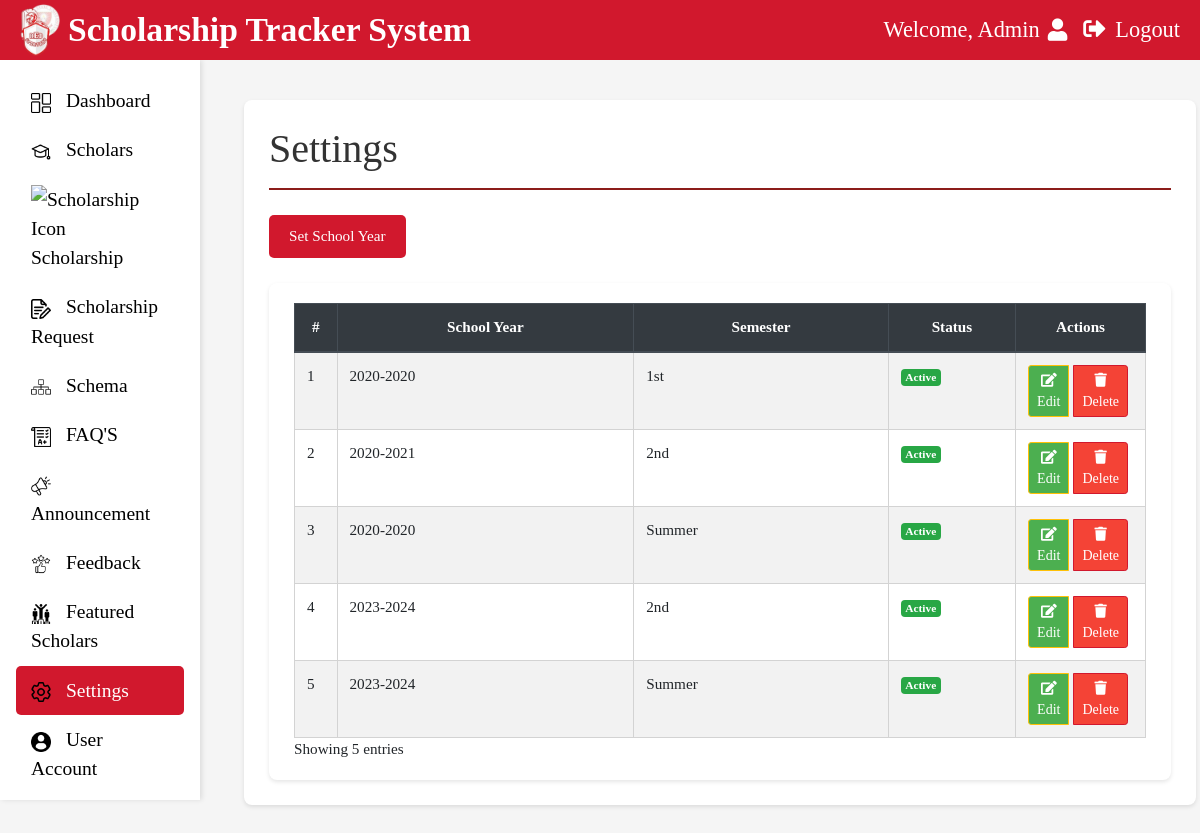
Page /Admin/settings.php on the committed database.
### tables this page shows
CREATE TABLE `settings` (
  `id` int(11) NOT NULL,
  `school_year` varchar(9) NOT NULL,
  `semester` varchar(10) NOT NULL,
  `status` enum('Active','Inactive') DEFAULT 'Active',
  `created_at` timestamp NOT NULL DEFAULT current_timestamp()
);

### connection/dbh.classes.php (called while the page is built, shortened)
<?php
class Dbh {
    private $host = "localhost";
    private $user = "root";
    private $pwd = "";
    private $dbName = "db_scholarshiptracker";
    public function connect() {
        try {
            $dsn = 'mysql:host=' . $this->host . ';dbname=' . $this->dbName;
            $pdo = new PDO($dsn, $this->user, $this->pwd);
            $pdo->setAttribute(PDO::ATTR_DEFAULT_FETCH_MODE, PDO::FETCH_ASSOC);
            $pdo->setAttribute(PDO::ATTR_ERRMODE, PDO::ERRMODE_EXCEPTION);
            return $pdo;
        } catch (PDOException $e) {
            error_log("Connection failed: " . $e->getMessage());
            throw new Exception("Database connection failed");
        }
    }
}

### classes/settings_handler.php (called while the page is built, shortened)
<?php
require_once '../connection/dbh.classes.php';
class SettingHandler extends Dbh {
    public function getAllSettings() {
        try {
            $sql = "SELECT * FROM settings WHERE status = 'Active' ORDER BY created_at DESC";
            $stmt = $this->connect()->query($sql);
            return $stmt->fetchAll(PDO::FETCH_ASSOC);
        } catch (PDOException $e) {
            throw new Exception("Database error: " . $e->getMessage());
        }
    }
}

### Admin/settings.php (the view, shortened to what this page needs)
<?php
require_once '../classes/settings_handler.php';
try {
    $settingHandler = new SettingHandler();
    $settings = $settingHandler->getAllSettings();
} catch (Exception $e) {
    error_log("Error: " . $e->getMessage());
    $_SESSION['error'] = "Error: " . $e->getMessage();
}
?>
<!DOCTYPE html>
<html lang="en">
<head>
    <link rel="stylesheet" href="https://maxcdn.bootstrapcdn.com/bootstrap/4.5.2/css/bootstrap.min.css">
    <link rel="stylesheet" href="admin_css/setting.css">
    <link rel="stylesheet" href="https://cdnjs.cloudflare.com/ajax/libs/font-awesome/5.15.1/css/all.min.css" media="print" onload="this.media='all'">
    <link href="https://cdn.jsdelivr.net/npm/sweetalert2@11/dist/sweetalert2.min.css" rel="stylesheet">
</head>
<body>
    <header id="header">
        <div class="logo">
            <img src="icons_admin/logo.png" alt="Logo" width="40">
            <span>Scholarship Tracker System</span>
        </div>
        <div class="welcome d-flex align-items-center">
            <span class="ml-4">Welcome, Admin</span>
            <i class="fas fa-user ml-2"></i>
            <a href="#" onclick="confirmLogout()" class="ml-3" style="color: white; text-decoration: none;">
                <i class="fas fa-sign-out-alt"></i>
                <span class="ml-1">Logout</span>
            </a>
        </div>
    </header>
    <div class="container-fluid">
        <div class="row">
            <nav id="sidebar" class="col-12 col-md-3 col-lg-2 sidebar bg-light p-3 collapse d-md-block">
                <ul class="nav flex-column">
                    <li class="nav-item"><a class="nav-link" href="admin-dashboard.php"><img src="icons_admin/dashboard.png" alt="Dashboard Icon"> Dashboard</a></li>
                    <li class="nav-item"><a class="nav-link" href="scholars.php"><img src="icons_admin/scholars.png" alt="Scholars Icon"> Scholars</a></li>
                    <li class="nav-item"><a class="nav-link" href="scholarship.php"><img src="icons_admin/scholarships.png" alt="Scholarship Icon"> Scholarship</a></li>
                    <li class="nav-item"><a class="nav-link" href="scholarship-request.php"><img src="icons_admin/scholarship_request.png" alt="Scholarship Request Icon"> Scholarship Request</a></li>
                    <li class="nav-item"><a class="nav-link" href="schema.php"><img src="icons_admin/view schema.png" alt="Schema Icon"> Schema</a></li>
                    <li class="nav-item"><a class="nav-link" href="FAQ'S.php"><img src="icons_admin/exam_management.png" alt="FAQ'S Icon"> FAQ'S</a></li>
                    <li class="nav-item"><a class="nav-link" href="announcement.php"><img src="icons_admin/announcement.png" alt="Announcement Icon"> Announcement</a></li>
                    <li class="nav-item"><a class="nav-link" href="feedback.php"><img src="icons_admin/feedback.png" alt="Feedback Icon"> Feedback</a></li>
                    <li class="nav-item"><a class="nav-link" href="featured-scholars.html"><img src="icons_admin/featured_scholars.png" alt="Featured Scholars Icon"> Featured Scholars</a></li>
                    <li class="nav-item"><a class="nav-link active" href="settings.php"><img src="icons_admin/setting.png" alt="Settings Icon"> Settings</a></li>
                    <li class="nav-item"><a class="nav-link" href="useraccount.php"><img src="icons_admin/useraccount.png" alt="User Account Icon"> User Account</a></li>
                    <li class="nav-item"><a class="nav-link" href="userlogs.php"><img src="icons_admin/userlogs.png" alt="User Logs Icon"> User Logs</a></li>
                </ul>
            </nav>
            <main class="col-md-9 col-lg-10 ms-sm-auto px-4">
                <div class="scholarship-section">
                    <div class="title-box">
                        <h2>Settings</h2>
                        <hr>
                        <div class="button-container">
                            <button class="add-featured" data-toggle="modal" data-target="#setSchoolYearModal">Set School Year</button>
                        </div>
                        <div class="table-box">
                            <div class="table-responsive">
                                <table class="table table-striped table-bordered">
                                    <thead class="thead-dark">
                                        <tr>
                                            <th scope="col" width="5%">#</th>
                                            <th scope="col" width="35%">School Year</th>
                                            <th scope="col" width="30%">Semester</th>
                                            <th scope="col" width="15%">Status</th>
                                            <th scope="col" width="15%">Actions</th>
                                        </tr>
                                    </thead>
                                    <tbody>
                                        <?php if (!empty($settings)): ?>
                                            <?php $counter = 1; ?>
                                            <?php foreach ($settings as $setting): ?>
                                                <tr>
                                                    <td><?php echo $counter++; ?></td>
                                                    <td><?php echo htmlspecialchars($setting['school_year']); ?></td>
                                                    <td><?php echo htmlspecialchars($setting['semester']); ?></td>
                                                    <td>
                                                        <span class="badge <?php echo $setting['status'] === 'Active' ? 'badge-success' : 'badge-secondary'; ?>">
                                                            <?php echo htmlspecialchars($setting['status']); ?>
                                                        </span>
                                                    </td>
                                                    <td>
                                                        <div class="btn-group" role="group">
                                                            <button type="button"
                                                                    class="btn btn-warning btn-sm edit-btn"
                                                                    data-id="<?php echo htmlspecialchars($setting['id']); ?>"
                                                                    data-school-year="<?php echo htmlspecialchars($setting['school_year']); ?>"
                                                                    data-semester="<?php echo htmlspecialchars($setting['semester']); ?>">
                                                                <i class="fas fa-edit"></i> Edit
                                                            </button>
                                                            <button type="button"
                                                                    class="btn btn-danger btn-sm"
                                                                    onclick="confirmDeleteSetting(event, <?php echo $setting['id']; ?>)">
                                                                <i class="fas fa-trash"></i> Delete
                                                            </button>
                                                        </div>
                                                    </td>
                                                </tr>
                                            <?php endforeach; ?>
                                        <?php else: ?>
                                            <tr>
                                                <td colspan="5" class="text-center">No settings found</td>
                                            </tr>
                                        <?php endif; ?>
                                    </tbody>
                                </table>
                            </div>
                            <div class="table-footer">
                                <div class="row">
                                    <div class="col-sm-12 col-md-5">
                                        <div class="dataTables_info" role="status" aria-live="polite">
                                            Showing <?php echo count($settings); ?> <?php echo count($settings) === 1 ? 'entry' : 'entries'; ?>
                                        </div>
                                    </div>
                                </div>
                            </div>
                        </div>
                    </div>
                </div>
            </main>
        </div>
    </div>
    <link href="https://cdn.jsdelivr.net/npm/sweetalert2@11/dist/sweetalert2.min.css" rel="stylesheet">
</body>
</html>

### Admin/admin_css/setting.css (style rules this page uses)
#header { background-color: #d1182d; color: white; padding: 8px 20px; display: flex; align-items: center; justify-content: space-between; font-size: 1.4rem; position: fixed; top: 0; left: 0; right: 0; height: 60px; z-index: 1000; }
body { font-family: 'Times New Roman', Times, serif; background-color: whitesmoke; font-size: 0.95rem; padding-top: 80px; }
#sidebar { background-color: white !important; position: fixed; top: 60px; left: 0; width: 250px; height: calc(100vh - 60px); overflow-y: auto; padding-top: 20px; z-index: 999; box-shadow: 2px 0 5px rgba(0,0,0,0.1); }
.col-md-9.col-lg-10 { margin-left: 220px; padding: 20px 30px; width: calc(100% - 250px); }
body { font-family: 'Times New Roman', Times, serif; background-color: whitesmoke; font-size: 0.95rem; }
#header .logo { display: flex; align-items: center; }
#header .logo img { margin-right: 8px; }
#header .logo span { font-size: 1.5em; font-weight: bold; }
#sidebar .nav-link { color: black; font-size: 1.22rem; padding: 10px 15px; border-radius: 5px; transition: background-color 0.3s, color 0.3s; }
#sidebar .nav-link img { width: 20px; margin-right: 10px; }
#sidebar .nav-link.active { background-color: #d1182d; color: white; }
.scholarship-section { padding: 0; width: 100%; }
.title-box { background-color: white; padding: 25px; border-radius: 8px; box-shadow: 0 2px 4px rgba(0,0,0,0.1); margin-bottom: 20px; }
.title-box h2 { color: #333; font-size: 2.5rem; padding-bottom: 15px; margin-bottom: 0; }
.title-box hr { border: none; border-top: 2px solid #8C1D1A; margin-top: 0; padding: 0; }
.button-container { display: flex; gap: 15px; margin: 25px 0; justify-content: flex-start; }
.add-featured { background-color: #d1182d; color: white; border: none; padding: 10px 20px; border-radius: 5px; cursor: pointer; transition: background-color 0.3s; }
.table-box { background-color: white; padding: 20px 25px; border-radius: 8px; margin-top: 20px; box-shadow: 0 2px 4px rgba(0,0,0,0.1); }
.table-box table { width: 100%; border-collapse: collapse; font-size: 0.95rem; margin: 0 auto; }
.table-box th { background-color: darkred; color: white; padding: 12px; text-align: center; font-weight: bold; border: 1px solid whitesmoke; }
.table-box td { padding: 12px; border: 1px solid lightgrey; }
.table-box tr { border: 1px solid #ddd !important; }
td button { padding: 6px 12px; border-radius: 1px; border: none; cursor: pointer; font-size: 0.9rem; margin-right: 5px; }
td button:first-child { background-color: #4CAF50; color: white; }
td button:nth-child(2) { background-color: #f44336; color: white; }
.btn-danger { background-color: #d1182d; border-color: #d1182d; }

### rows in the picture
settings: school_year "2020-2020", semester "1st", status "Active"
settings: school_year "2020-2021", semester "2nd", status "Active"
settings: school_year "2020-2020", semester "Summer", status "Active"
settings: school_year "2023-2024", semester "2nd", status "Active"
settings: school_year "2023-2024", semester "Summer", status "Active"

### other values in the picture
count($settings) "5"
